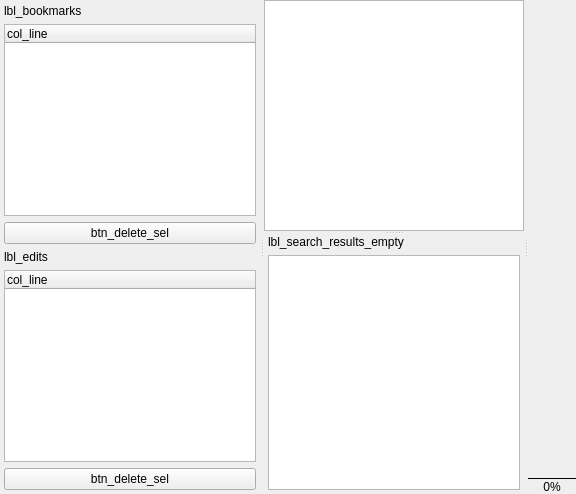
<?xml version="1.0" encoding="UTF-8"?>
<ui version="4.0">
 <class>LogTab</class>
 <widget class="QWidget" name="LogTab">
  <layout class="QHBoxLayout" name="horizontalLayout">
   <property name="leftMargin">
    <number>0</number>
   </property>
   <property name="topMargin">
    <number>0</number>
   </property>
   <property name="rightMargin">
    <number>0</number>
   </property>
   <property name="bottomMargin">
    <number>0</number>
   </property>
   <item>
    <widget class="QSplitter" name="splitter">
     <property name="orientation">
      <enum>Qt::Horizontal</enum>
     </property>
     <widget class="QWidget" name="side_panel" native="true">
      <layout class="QVBoxLayout" name="side_layout">
       <property name="leftMargin">
        <number>4</number>
       </property>
       <property name="topMargin">
        <number>4</number>
       </property>
       <property name="rightMargin">
        <number>4</number>
       </property>
       <property name="bottomMargin">
        <number>4</number>
       </property>
       <item>
        <widget class="QLabel" name="_lbl_bookmarks">
         <property name="text">
          <string>lbl_bookmarks</string>
         </property>
        </widget>
       </item>
       <item>
        <widget class="QTreeWidget" name="bm_tree">
         <property name="rootIsDecorated">
          <bool>false</bool>
         </property>
         <property name="uniformRowHeights">
          <bool>true</bool>
         </property>
         <property name="selectionMode">
          <enum>QAbstractItemView::ExtendedSelection</enum>
         </property>
         <column>
          <property name="text">
           <string>col_line</string>
          </property>
         </column>
        </widget>
       </item>
       <item>
        <widget class="QPushButton" name="btn_del_bookmarks">
         <property name="text">
          <string>btn_delete_sel</string>
         </property>
        </widget>
       </item>
       <item>
        <widget class="QLabel" name="_lbl_edits">
         <property name="text">
          <string>lbl_edits</string>
         </property>
        </widget>
       </item>
       <item>
        <widget class="QTreeWidget" name="ed_tree">
         <property name="rootIsDecorated">
          <bool>false</bool>
         </property>
         <property name="uniformRowHeights">
          <bool>true</bool>
         </property>
         <property name="selectionMode">
          <enum>QAbstractItemView::ExtendedSelection</enum>
         </property>
         <column>
          <property name="text">
           <string>col_line</string>
          </property>
         </column>
        </widget>
       </item>
       <item>
        <widget class="QPushButton" name="btn_del_edits">
         <property name="text">
          <string>btn_delete_sel</string>
         </property>
        </widget>
       </item>
      </layout>
     </widget>
     <widget class="QSplitter" name="v_splitter">
      <property name="orientation">
       <enum>Qt::Vertical</enum>
      </property>
      <widget class="LogPlainTextEdit" name="text"/>
      <widget class="QWidget" name="search_panel" native="true">
       <layout class="QVBoxLayout" name="search_layout">
        <property name="leftMargin">
         <number>4</number>
        </property>
        <property name="topMargin">
         <number>0</number>
        </property>
        <property name="rightMargin">
         <number>4</number>
        </property>
        <property name="bottomMargin">
         <number>4</number>
        </property>
        <item>
         <widget class="QLabel" name="_search_results_label">
          <property name="text">
           <string>lbl_search_results_empty</string>
          </property>
         </widget>
        </item>
        <item>
         <widget class="QListView" name="search_results_view">
          <property name="uniformItemSizes">
           <bool>true</bool>
          </property>
          <property name="alternatingRowColors">
           <bool>true</bool>
          </property>
         </widget>
        </item>
       </layout>
      </widget>
     </widget>
     <widget class="QWidget" name="right_panel" native="true">
      <layout class="QVBoxLayout" name="right_layout">
       <property name="spacing">
        <number>0</number>
       </property>
       <property name="leftMargin">
        <number>0</number>
       </property>
       <property name="topMargin">
        <number>0</number>
       </property>
       <property name="rightMargin">
        <number>0</number>
       </property>
       <property name="bottomMargin">
        <number>0</number>
       </property>
       <item>
        <widget class="MiniMap" name="minimap" native="true">
         <property name="sizePolicy">
          <sizepolicy hsizetype="Fixed" vsizetype="Expanding">
           <horstretch>0</horstretch>
           <verstretch>1</verstretch>
          </sizepolicy>
         </property>
         <property name="minimumSize">
          <size>
           <width>48</width>
           <height>100</height>
          </size>
         </property>
        </widget>
       </item>
       <item>
        <widget class="QFrame" name="sep">
         <property name="frameShape">
          <enum>QFrame::HLine</enum>
         </property>
         <property name="frameShadow">
          <enum>QFrame::Plain</enum>
         </property>
        </widget>
       </item>
       <item>
        <widget class="QLabel" name="pct_label">
         <property name="text">
          <string>0%</string>
         </property>
         <property name="alignment">
          <set>Qt::AlignCenter</set>
         </property>
        </widget>
       </item>
      </layout>
     </widget>
    </widget>
   </item>
  </layout>
 </widget>
 <customwidgets>
  <customwidget>
   <class>LogPlainTextEdit</class>
   <extends>QPlainTextEdit</extends>
   <header>log_viewer.widgets</header>
  </customwidget>
  <customwidget>
   <class>MiniMap</class>
   <extends>QWidget</extends>
   <header>log_viewer.widgets</header>
  </customwidget>
 </customwidgets>
</ui>
